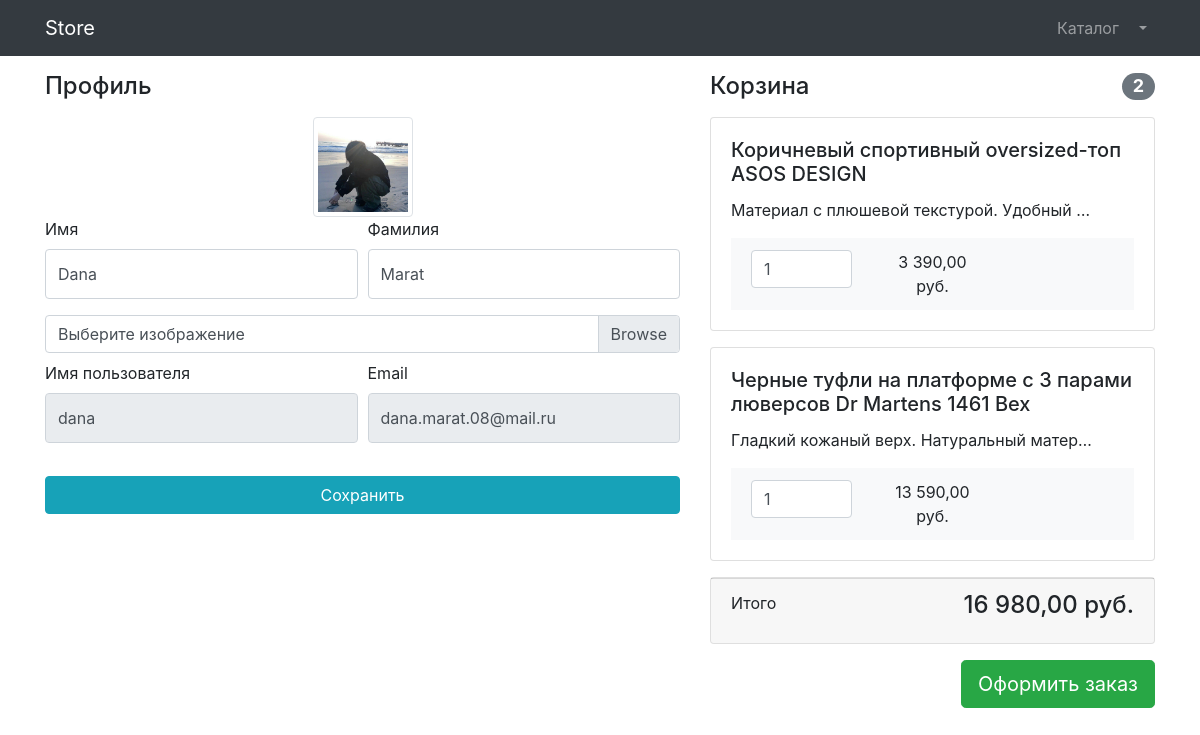
Page /users/profile/ (signed in) on the committed database.
### users/models.py (models this page shows)
class User(AbstractUser):
    image = models.ImageField(upload_to='user_images', null=True, blank=True)

### products/models.py (models this page shows, shortened)
class Basket(models.Model):
    user = models.ForeignKey(to=User, on_delete=models.CASCADE)
    product = models.ForeignKey(to=Product,on_delete=models.CASCADE)
    quantity = models.PositiveSmallIntegerField(default=0)
    created_timestamp = models.DateTimeField(auto_now_add=True)
    objects = BasketQuerySet.as_manager()
    def sum(self):
        return self.product.price * self.quantity

class Product(models.Model):
    name = models.CharField(max_length=256)
    description = models.TextField()
    price = models.DecimalField(max_digits=10, decimal_places=2, default=0)
    quantity = models.PositiveIntegerField(default=0)
    image = models.ImageField(upload_to='product_images')
    category = models.ForeignKey(ProductCategory, on_delete=models.CASCADE)
    class Meta:
        verbose_name = 'product'
        verbose_name_plural = 'products'

### users/views.py (the view)
# urls.py: path('profile/', profile, name='profile'),
@login_required
def profile(request):
    if request.method == 'POST':
        form = UserProfileForm(instance=request.user, data=request.POST, files=request.FILES)
        if form.is_valid():
            form.save()
            return HttpResponseRedirect(reverse('users:profile'))
        else:
            print(form.errors)
    else:
        form = UserProfileForm(instance=request.user)
    context = {
        'title':'Store - Профиль',
        'form': form,
        'baskets': Basket.objects.filter(user=request.user)         ,
    }
    return render(request, 'users/profile.html', context)

### users/forms.py
class UserProfileForm(UserChangeForm):
    first_name = forms.CharField(widget=forms.TextInput(attrs={'class': 'form-control py-4'}))
    last_name = forms.CharField(widget=forms.TextInput(attrs={'class': 'form-control py-4'}))
    image = forms.ImageField(widget=forms.FileInput(attrs={'class': 'custom-file-input'}), required=False)
    username = forms.CharField(widget=forms.TextInput(attrs={'class': 'form-control py-4', 'readonly': True}))
    email = forms.CharField(widget=forms.EmailInput(attrs={'class': 'form-control py-4', 'readonly': True}))
    class Meta:
        model = User
        fields = ('first_name', 'last_name', 'image', 'username', 'email')

### products/models.py (called while the page is built)
    def total_sum(self):
        return sum(basket.sum() for basket in self)

    def total_quantity(self):
        return sum(basket.quantity for basket in self)

### users/templates/users/profile.html (shortened to what this page needs)
{% extends 'products/base.html' %}
{% load static humanize %}
{% block css %}
<link href="{% static 'vendor/css/profile.css' %}" rel="stylesheet">
{% endblock %}
{% block content %}
<div class="container">
    <div class="row">
        <div class="col-lg-7">
            <h4 class="mt-3 mb-3">Профиль</h4>
            <div class="col-lg-12 text-center">
                <img width="100" height="100"
                    src="{% if user.image %}{{ user.image.url }}{% else %}{% static 'vendor/img/users/default_avatar.jpg' %}{% endif %}"
                    class="img-thumbnail">
            </div>
            <form action="{% url 'users:profile' %}" method="post" enctype="multipart/form-data">
                <div class="form-row">
                    <div class="col-lg-6">
                        <div class="form-group">
                            <label for="{{ form.first_name.id_for_label }}">Имя</label>
                            {{ form.first_name }}
                        </div>
                    </div>
                    <div class="col-lg-6">
                        <div class="form-group">
                            <label for="{{ form.last_name.id_for_label }}">Фамилия</label>
                            {{ form.last_name }}
                        </div>
                    </div>
                </div>
                <div class="form-row mb-2">
                    <div class="col-lg-12">
                        <div class="custom-file">
                            <label class="custom-file-label" for="{{ form.image.id_for_label }}">Выберите изображение</label>
                        </div>
                    </div>
                </div>
                <div class="form-row">
                    <div class="col-lg-6">
                        <label for="{{ form.username.id_for_label }}">Имя пользователя</label>
                        {{ form.username }}
                    </div>
                    <div class="col-lg-6">
                        <label for="{{ form.email.id_for_label }}">Email</label>
                        {{ form.email }}
                    </div>
                </div>
                <div class="form-row">
                    <div class="col-lg-12" style="margin-top: 33px;">
                        <input class="btn btn-info btn-block" type="submit" value="Сохранить">
                    </div>
                </div>
            </form>
        </div>
        <div class="col-lg-5">
            <h4 class="mt-3 mb-3 d-flex justify-content-between align-items-center mb-3">
                Корзина <span class="badge badge-secondary badge-pill">{{ baskets.total_quantity }}</span>
            </h4>
            {% for basket in baskets %}
            <div class="card mb-3">
                <div class="card-body">
                    <h5 class="card-title">{{ basket.product.name }}</h5>
                    <p class="card-text">{{ basket.product.description|truncatechars:40 }}</p>
                    <ul class="list-group list-group-flush">
                        <li class="list-group-item bg-light">
                            <div class="row text-center">
                                <div class="col-lg-4">
                                    <input type="number" class="form-control"
                                           value="{{ basket.quantity }}" min="1">
                                </div>
                                <div class="col-lg-4">{{ basket.sum|intcomma }} руб.</div>
                                <div class="col-lg-4">
                                </div>
                            </div>
                        </li>
                    </ul>
                </div>
            </div>
            {% empty %}
            <p class="text-center">Ваша корзина пуста.</p>
            {% endfor %}
            <div class="card mb-3">
                <div class="card-footer">
                    <p class="float-left">Итого</p>
                    <h4 class="float-right">{{ baskets.total_sum|intcomma }} руб.</h4>
                </div>
            </div>
            <a class="btn btn-success btn-lg float-right" href="#">
                Оформить заказ
            </a>
        </div>
        </div>
</div>
{% endblock %}

### rows in the picture
User: image (picture), first_name "Dana", last_name "Marat", username "dana", email "dana.marat.08@mail.ru"
Basket: total_quantity "2", product.name "Коричневый спортивный oversized-топ ASOS DESIGN", product.description "Материал с плюшевой текстурой. Удобный …", quantity "1", sum "3 390,00", total_sum "16 980,00"
Basket: product.name "Черные туфли на платформе с 3 парами люверсов Dr Martens 1461 Bex", product.description "Гладкий кожаный верх. Натуральный матер…", quantity "1", sum "13 590,00"
